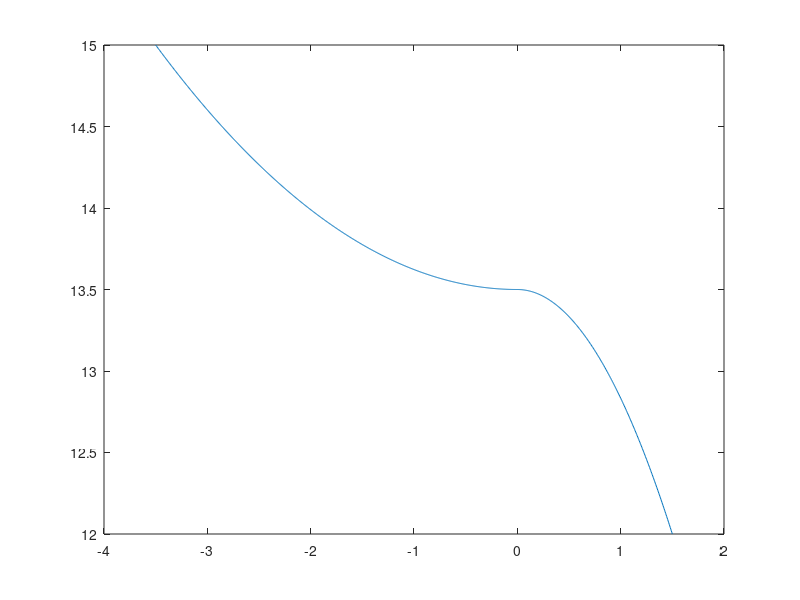

Here is the MATLAB script that generated this plot:


clear; clc;

ddot_max=-3.5;
ddot_nom=0;
ddot_min=1.5;
ddot_sp=linspace(ddot_max,ddot_min,1001);
vmax=15;
vnom=13.5;
vmin=12;

dv(1:sum(ddot_sp<0)) = (vmax-vnom)*(ddot_sp(ddot_sp<0)/abs(ddot_max)).^2;
dv(sum(ddot_sp<0):length(ddot_sp)) = -(vnom-vmin)*(ddot_sp(sum(ddot_sp<0):length(ddot_sp))/abs(ddot_min)).^2;

plot(ddot_sp,dv+vnom)
